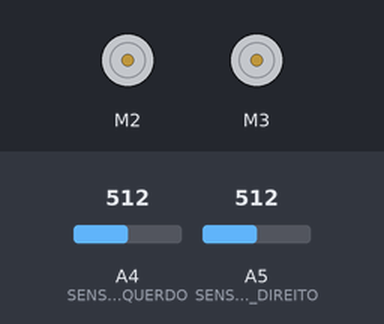
Bench run of a sketch on a simulated Arduino Uno, built with avr-gcc and run on an emulated ATmega328P. On the bench: 2 × DC motor (green arrow = forward, orange = backward, longer = faster). The test bench sets the inputs (shaded band); at power-on: A4 (SENSOR_ESQUERDO) = 512, A5 (SENSOR_DIREITO) = 512. What the sketch prints to the serial monitor is not drawn.

Above: at 1.2 s.
1.3 s: A4 (SENSOR_ESQUERDO) set to 55
4.3 s: A4 (SENSOR_ESQUERDO) set to 45
At 5.1 s:
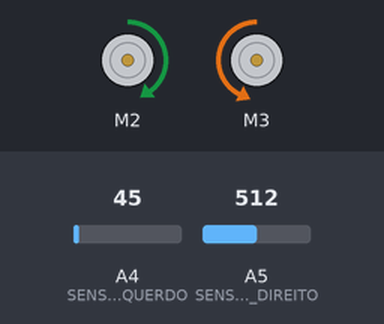
5.8 s: A5 (SENSOR_DIREITO) set to 56
7.3 s: A5 (SENSOR_DIREITO) set to 44
At 8.3 s:
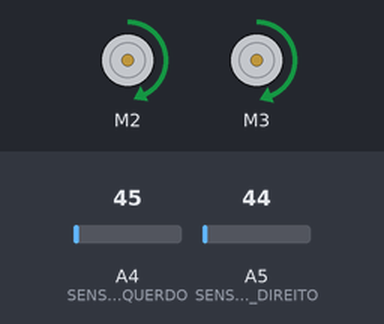
8.8 s: A4 (SENSOR_ESQUERDO) set to 122
At 10.0 s:
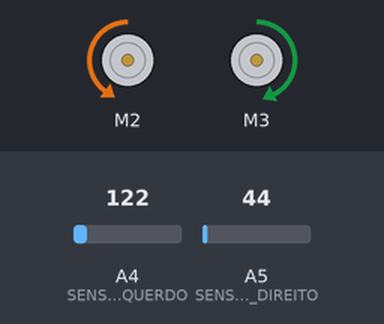
10.3 s: A4 (SENSOR_ESQUERDO) set to 40
At 11.4 s:
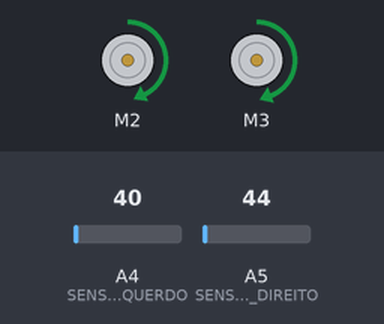
Timing chart, 0 to 12.8 s (numbered marks = the images above; inputs shaded):
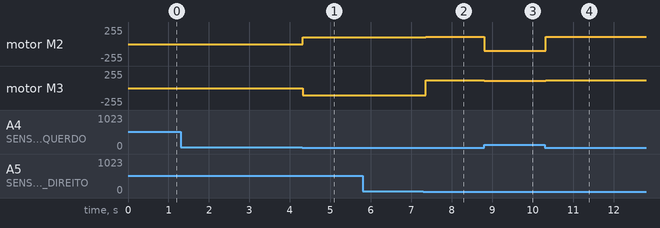

Measured:
- the behaviour switches between 51 and 50 on A4 (SENSOR_ESQUERDO) (found by bisection; images 0 and 1)
- the behaviour switches between 51 and 50 on A5 (SENSOR_DIREITO) (found by bisection; images 1 and 2)
- after the input at 1.3 s, every drawn part: stays the same
- after the input at 4.3 s, motor M2: stopped → forward 100/255 at once; motor M3: stopped → backward 110/255 at once
- after the input at 5.8 s, every drawn part: stays the same
- after the input at 7.3 s, motor M2: forward 100/255 → forward 110/255 after 0.06 s; motor M3: backward 110/255 → forward 115/255 after 0.06 s
- after the input at 8.8 s, motor M2: forward 110/255 → backward 100/255 at once; motor M3: forward 115/255 → forward 110/255 at once
- after the input at 10.3 s, motor M2: backward 100/255 → forward 110/255 at once; motor M3: forward 110/255 → forward 115/255 at once

The sketch:

carrinho_final.ino
```cpp
#include <AFMotor.h>

// Motores
AF_DCMotor esquerda(2); // Motor esquerdo na porta M2
AF_DCMotor direita(3); // Motor direito na porta M3

// Sensores de linha
#define SENSOR_ESQUERDO A4 // Porta analógica para o sensor esquerdo
#define SENSOR_DIREITO A5 // Porta analógica para o sensor direito

// Limitador que detecta preto/branco
#define LIMIAR_PRETO 50 // Esse valor poder variar de acordo com sua pista, altura do senssor.
//Ou seja, deve-se calibrar e ajusta-lo para atender sua situação.

void setup() {
    // Configuração dos motores
    esquerda.setSpeed(0);
    direita.setSpeed(0);

    // Configuração dos sensores
    pinMode(SENSOR_ESQUERDO, INPUT);
    pinMode(SENSOR_DIREITO, INPUT);

    // Inicialização do Serial Monitor
    Serial.begin(9600);
    Serial.println("Sistema iniciado. Monitorando os sensores...");
}

void loop() {
    // Leitura analógica dos sensores
    int leituraEsquerda = analogRead(SENSOR_ESQUERDO);
    int leituraDireita = analogRead(SENSOR_DIREITO);

    // Exibe os valores brutos no Serial Monitor
    Serial.print("Sensor Esquerdo: ");
    Serial.print(leituraEsquerda);
    Serial.print(" | Sensor Direito: ");
    Serial.print(leituraDireita);

    // Determinar estado (preto ou branco) com base no limiar
    bool esquerdoPreto = leituraEsquerda > LIMIAR_PRETO;
    bool direitoPreto = leituraDireita > LIMIAR_PRETO;
    Serial.print(" -> Ação: ");

    // Lógica para manter alinhamento
    if (!esquerdoPreto && !direitoPreto) {
        // Ambos sensores na linha branca - ir para frente
        esquerda.setSpeed(110);
        esquerda.run(FORWARD);
        direita.setSpeed(115);
        direita.run(FORWARD);
        Serial.println("Movendo para frente");
        delay(100);
    } else if (esquerdoPreto && !direitoPreto) {
        // Sensor esquerdo detecta preto - corrigir para a direita
        esquerda.setSpeed(100);
        esquerda.run(BACKWARD);
        direita.setSpeed(110);
        direita.run(FORWARD);
        Serial.println("Corrigindo para a direita");
        delay(100);
    }
    else if (!esquerdoPreto && direitoPreto) {
        // Sensor direito detecta preto - corrigir para a esquerda
        esquerda.setSpeed(100);
        esquerda.run(FORWARD);
        direita.setSpeed(110);
        direita.run(BACKWARD);
        Serial.println("Corrigindo para a esquerda");
        delay(100);
    }
    else {
        // Ambos sensores fora da linha branca - parar
        esquerda.run(RELEASE);
        direita.run(RELEASE);
        Serial.println("Parado");
    }
    delay(50); // Pequeno atraso para estabilidade
}
```
